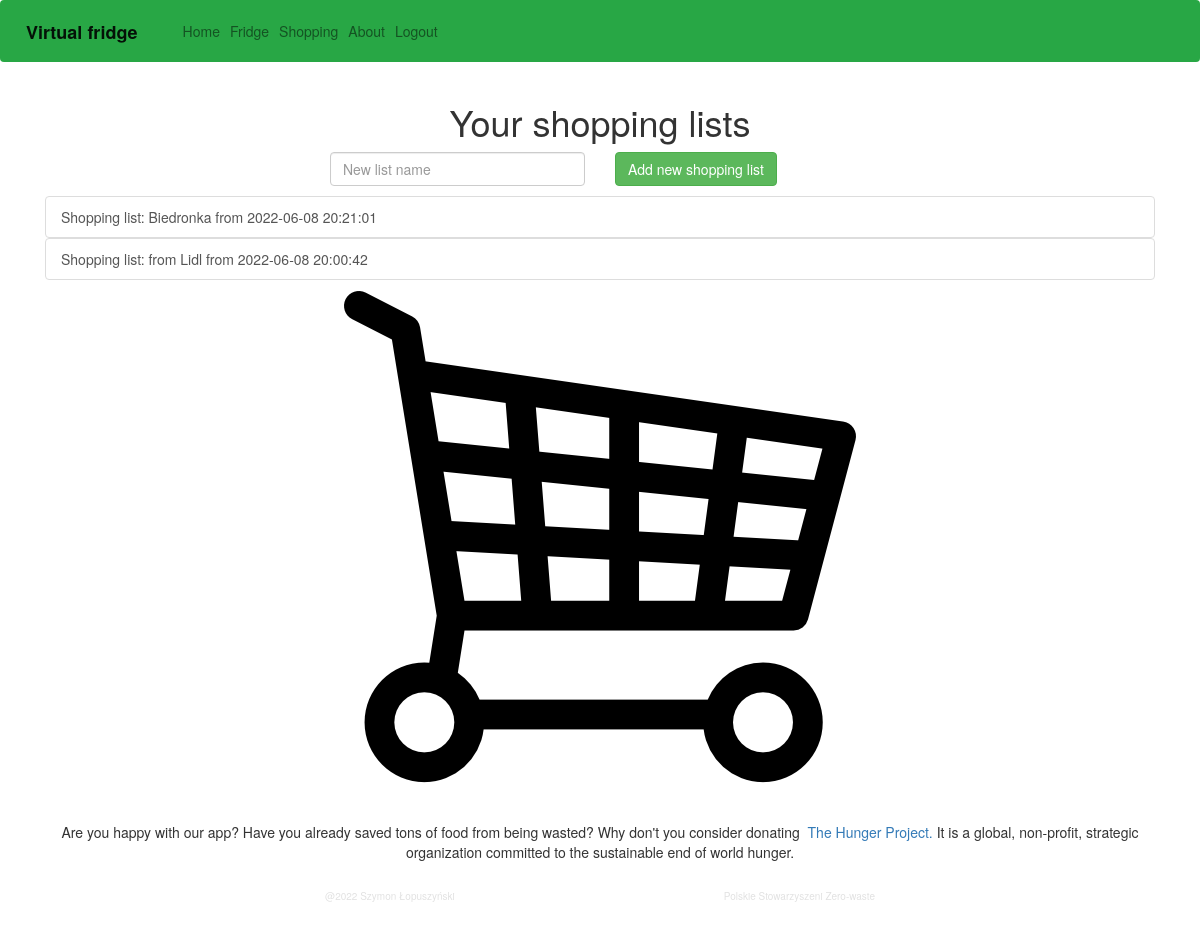
Page /shopping-lists (signed in) on the committed database.
### website/modules.py (models this page shows, shortened)
class ShoppingList(db.Model):
    list_id = db.Column(db.Integer, primary_key=True)
    user_id = db.Column(db.Integer, db.ForeignKey('user.id'), nullable=True)
    date = db.Column(db.DateTime(timezone=True), default=func.now())
    products = db.relationship('Product')
    name = db.Column(db.String)

### website/views.py (the view)
@views.route('/shopping-lists', methods=['GET', 'POST'])
def shopping_lists():
    if request.method == 'POST':
        name = request.form['name']
        new_list = ShoppingList(user_id=current_user.id, name=name)
        db.session.add(new_list)
        db.session.commit()
        flash('Shopping list added!', category='success')
    return render_template("shopping-lists.html", user=current_user)

### website/__init__.py (called while the page is built)
def create_app():
    app = Flask(__name__)
    app.config['SECRET_KEY'] = 'alsihdl`fahs3j12kljas'
    app.config['SQLALCHEMY_DATABASE_URI'] = f'sqlite:///{DB_NAME}'
    app.config['SQLALCHEMY_TRACK_MODIFICATIONS'] = False
    db.init_app(app)
    from .views import views
    from .auth import auth
    app.register_blueprint(views, url_prefix='/')
    app.register_blueprint(auth, url_prefix='/')
    from .modules import User
    create_database(app)
    login_manager = LoginManager()
    login_manager.login_view = 'auth.login'
    login_manager.init_app(app)
    @login_manager.user_loader
    def load_user(id):
        return User.query.get(int(id))
    return app

### website/templates/shopping-lists.html (shortened to what this page needs)
{% extends "base.html" %} {% block title %}Home{% endblock %}
{% block content%}
<div class="container">
  <h1 align="center">Your shopping lists</h1>
    <form method="POST">
      <div class="row">
        <div class="col-3">
        </div>
        <div class="col-3">
          <input type="text" class="form-control" name="name" id="name" placeholder="New list name" required>
        </div>
        <div class="col-3">
          <button type="submit"  name="add_list" class="btn btn-success">Add new shopping list</button>
        </div>
      </div>
    </form>
    <div>
      <div class="list-group">
        {% for list in user.lists|sort(attribute='date', reverse=True) %}
        <div>
          <a href="/shopping-lists/list/{{ list.list_id }}" class="list-group-item list-group-item-action">
            Shopping list: {{list.name}} from {{ list.date }}
          </a>
        </div>
        {% endfor %}
        <div align="center">
          <img src="/static/shopping_cart.png" class="img-fluid" alt="Responsive image">
        </div>
      </div>
    </div>
</div>
{% endblock %}

### rows in the picture
ShoppingList: name "Biedronka", date "2022-06-08 20:21:01"
ShoppingList: name "from Lidl", date "2022-06-08 20:00:42"
